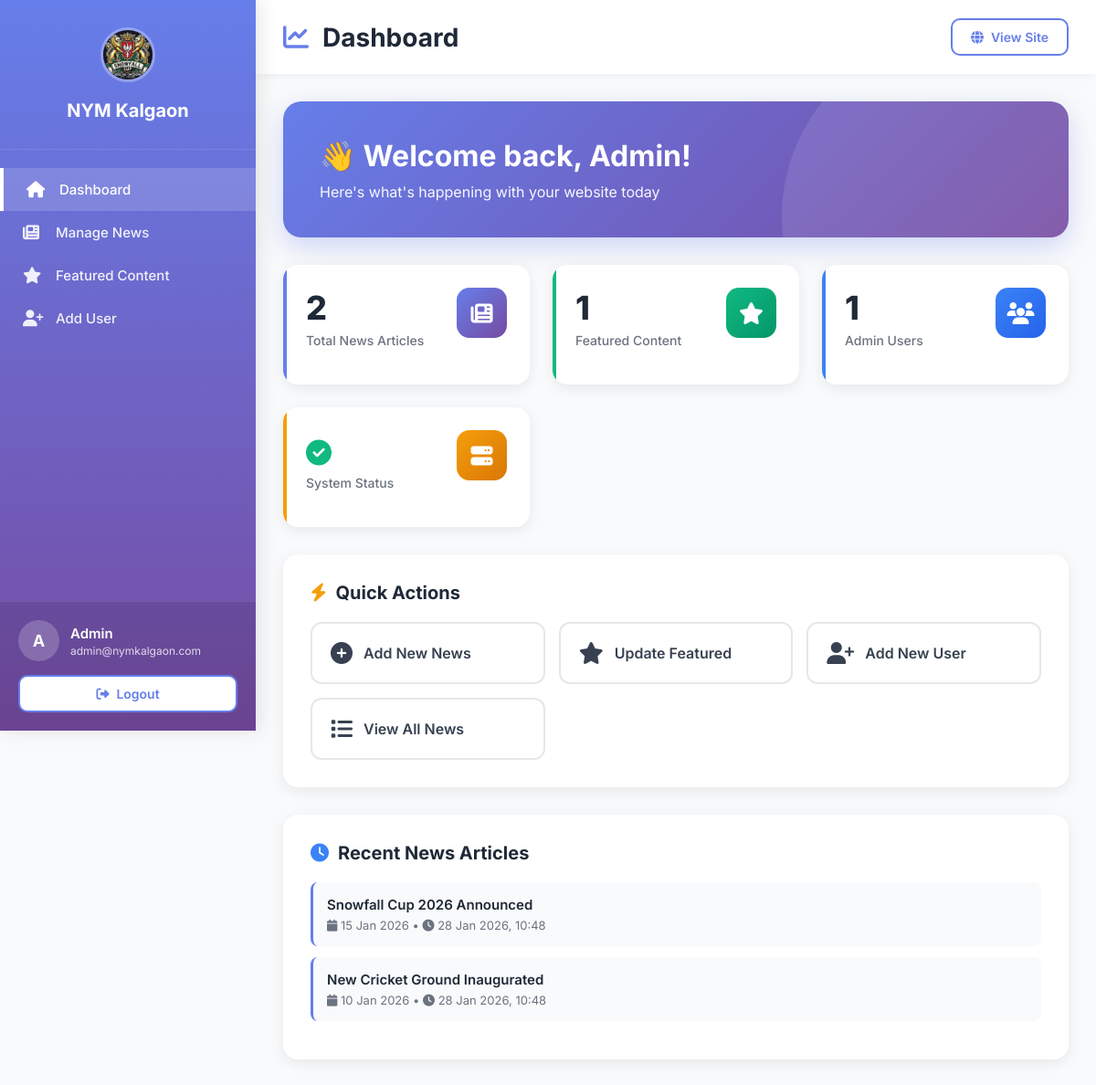
The page /admin/dashboard (signed in) on the database its author committed.
### tables this page shows
CREATE TABLE IF NOT EXISTS news (
    id INT AUTO_INCREMENT PRIMARY KEY,
    news_date DATE NOT NULL,
    image VARCHAR(255) NOT NULL,
    heading VARCHAR(255) NOT NULL,
    subheading VARCHAR(255) NOT NULL,
    details TEXT NOT NULL,
    created_at TIMESTAMP DEFAULT CURRENT_TIMESTAMP,
    updated_at TIMESTAMP DEFAULT CURRENT_TIMESTAMP ON UPDATE CURRENT_TIMESTAMP
);

### backend/helpers.php (called while the page is built, shortened)
<?php
function isLoggedIn() {
    return isset($_SESSION['user_id']) && !empty($_SESSION['user_id']);
}
function formatDate($date, $format = 'd M Y') {
    return date($format, strtotime($date));
}
function getCurrentUser() {
    if (isLoggedIn()) {
        return [
            'id' => $_SESSION['user_id'],
            'name' => $_SESSION['user_name'] ?? 'User',
            'email' => $_SESSION['user_email'] ?? ''
        ];
    }
    return null;
}
?>

### backend/dashboard/dashboard.php (the view, shortened to what this page needs)
<?php
$user = getCurrentUser();
$newsCount = $conn->query("SELECT COUNT(*) as count FROM news")->fetch_assoc()['count'];
$featuredExists = $conn->query("SELECT COUNT(*) as count FROM featured WHERE id = 1")->fetch_assoc()['count'] > 0;
$usersCount = $conn->query("SELECT COUNT(*) as count FROM users")->fetch_assoc()['count'];
$recentNews = $conn->query("SELECT * FROM news ORDER BY created_at DESC LIMIT 5");
?>
<!DOCTYPE html>
<html lang="en">
<head>
    <link rel="stylesheet" href="https://cdnjs.cloudflare.com/ajax/libs/font-awesome/6.5.1/css/all.min.css">
</head>
<body>
    <aside class="sidebar" id="sidebar">
        <div class="sidebar-header">
            <img src="../../images/icons/cricket.jpeg" alt="NYM Kalgaon">
            <h3>NYM Kalgaon</h3>
        </div>
        <ul class="sidebar-nav">
            <li class="nav-item">
                <a href="/nymkalgaon/admin/dashboard" class="nav-link active">
                    <i class="fas fa-home"></i>
                    <span>Dashboard</span>
                </a>
            </li>
            <li class="nav-item">
                <a href="/nymkalgaon/admin/news" class="nav-link">
                    <i class="fas fa-newspaper"></i>
                    <span>Manage News</span>
                </a>
            </li>
            <li class="nav-item">
                <a href="/nymkalgaon/admin/featured" class="nav-link">
                    <i class="fas fa-star"></i>
                    <span>Featured Content</span>
                </a>
            </li>
            <li class="nav-item">
                <a href="/nymkalgaon/admin/users/register" class="nav-link">
                    <i class="fas fa-user-plus"></i>
                    <span>Add User</span>
                </a>
            </li>
        </ul>
        <div class="sidebar-footer">
            <div class="user-info">
                <div class="user-avatar">
                    <?php echo strtoupper(substr($user['name'], 0, 1)); ?>
                </div>
                <div class="user-details">
                    <h4><?php echo htmlspecialchars($user['name']); ?></h4>
                    <p><?php echo htmlspecialchars($user['email']); ?></p>
                </div>
            </div>
            <a href="/nymkalgaon/admin/logout" class="btn btn-outline" style="width: 100%; justify-content: center;">
                <i class="fas fa-sign-out-alt"></i> Logout
            </a>
        </div>
    </aside>
    <main class="main-content">
        <div class="topbar">
            <div style="display: flex; align-items: center; gap: 15px;">
                <h1>
                    <i class="fas fa-chart-line" style="color: var(--primary);"></i>
                    Dashboard
                </h1>
            </div>
            <div class="topbar-actions">
                <a href="/nymkalgaon" class="btn btn-outline">
                    <i class="fas fa-globe"></i>
                    <span class="hide-mobile">View Site</span>
                </a>
            </div>
        </div>
        <div class="content-area">
            <div class="welcome-card">
                <h2>👋 Welcome back, <?php echo htmlspecialchars($user['name']); ?>!</h2>
                <p>Here's what's happening with your website today</p>
            </div>
            <div class="stats-grid">
                <div class="stat-card">
                    <div class="stat-header">
                        <div>
                            <div class="stat-value"><?php echo $newsCount; ?></div>
                            <div class="stat-label">Total News Articles</div>
                        </div>
                        <div class="stat-icon primary">
                            <i class="fas fa-newspaper"></i>
                        </div>
                    </div>
                </div>
                <div class="stat-card success">
                    <div class="stat-header">
                        <div>
                            <div class="stat-value"><?php echo $featuredExists ? '1' : '0'; ?></div>
                            <div class="stat-label">Featured Content</div>
                        </div>
                        <div class="stat-icon success">
                            <i class="fas fa-star"></i>
                        </div>
                    </div>
                </div>
                <div class="stat-card info">
                    <div class="stat-header">
                        <div>
                            <div class="stat-value"><?php echo $usersCount; ?></div>
                            <div class="stat-label">Admin Users</div>
                        </div>
                        <div class="stat-icon info">
                            <i class="fas fa-users"></i>
                        </div>
                    </div>
                </div>
                <div class="stat-card warning">
                    <div class="stat-header">
                        <div>
                            <div class="stat-value"><i class="fas fa-check-circle" style="font-size: 28px; color: var(--success);"></i></div>
                            <div class="stat-label">System Status</div>
                        </div>
                        <div class="stat-icon warning">
                            <i class="fas fa-server"></i>
                        </div>
                    </div>
                </div>
            </div>
            <div class="quick-actions">
                <h3>
                    <i class="fas fa-bolt" style="color: var(--warning);"></i>
                    Quick Actions
                </h3>
                <div class="actions-grid">
                    <a href="/nymkalgaon/admin/news/add" class="action-btn">
                        <i class="fas fa-plus-circle"></i>
                        Add New News
                    </a>
                    <a href="/nymkalgaon/admin/featured" class="action-btn">
                        <i class="fas fa-star"></i>
                        Update Featured
                    </a>
                    <a href="/nymkalgaon/admin/users/register" class="action-btn">
                        <i class="fas fa-user-plus"></i>
                        Add New User
                    </a>
                    <a href="/nymkalgaon/admin/news" class="action-btn">
                        <i class="fas fa-list"></i>
                        View All News
                    </a>
                </div>
            </div>
            <div class="recent-activity">
                <h3>
                    <i class="fas fa-clock" style="color: var(--info);"></i>
                    Recent News Articles
                </h3>
                <?php if ($recentNews->num_rows > 0): ?>
                    <?php while ($news = $recentNews->fetch_assoc()): ?>
                        <div class="activity-item">
                            <h4><?php echo htmlspecialchars($news['heading']); ?></h4>
                            <p>
                                <i class="fas fa-calendar"></i>
                                <?php echo formatDate($news['news_date']); ?> •
                                <i class="fas fa-clock"></i>
                                <?php echo formatDate($news['created_at'], 'd M Y, H:i'); ?>
                            </p>
                        </div>
                    <?php endwhile; ?>
                <?php endif; ?>
            </div>
        </div>
    </main>
</body>
</html>

### index.php (shortened to what this page needs)
<?php
require_once BACKEND_ROOT . '/helpers.php';
$request_uri = $_SERVER['REQUEST_URI'];
$script_name = dirname($_SERVER['SCRIPT_NAME']);
$route = str_replace($script_name, '', $request_uri);
$route = strtok($route, '?');
$route = trim($route, '/');
$adminRoutes = [
    'admin/login' => 'backend/dashboard/login.php',
    'admin/logout' => 'backend/dashboard/logout.php',
    'admin' => 'backend/dashboard/dashboard.php',
    'admin/dashboard' => 'backend/dashboard/dashboard.php',
    'admin/news' => 'backend/dashboard/news/index.php',
    'admin/news/add' => 'backend/dashboard/news/add.php',
    'admin/news/edit' => 'backend/dashboard/news/edit.php',
    'admin/news/delete' => 'backend/dashboard/news/delete.php',
    'admin/featured' => 'backend/dashboard/featured/edit.php',
    'admin/featured/edit' => 'backend/dashboard/featured/edit.php',
    'admin/users/register' => 'backend/dashboard/users/register.php',
];
if (strpos($route, 'admin') === 0) {
    if (array_key_exists($route, $adminRoutes)) {
        $file = $adminRoutes[$route];
        if (file_exists($file)) {
            include $file;
        }
    }
}
?>

### rows shown on the page
news: heading "Snowfall Cup 2026 Announced", news_date "15 Jan 2026", created_at "28 Jan 2026, 10:48"
news: heading "New Cricket Ground Inaugurated", news_date "10 Jan 2026", created_at "28 Jan 2026, 10:48"

### other values the page prints
substr($user['name'], 0, 1) "A"
$user['name'] "Admin"
$user['email'] "admin@nymkalgaon.com"
$newsCount "2"
$usersCount "1"
